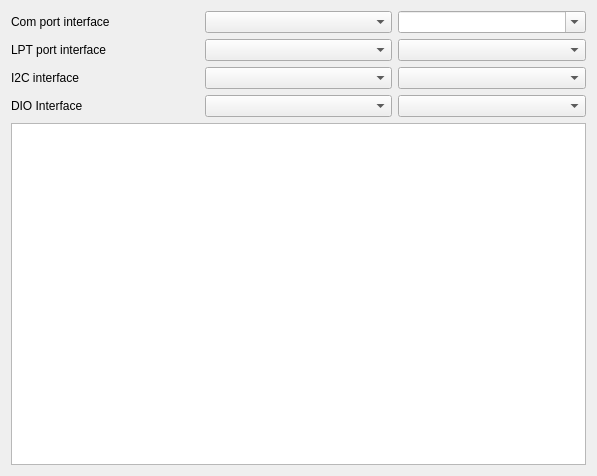
<?xml version="1.0" encoding="UTF-8"?>
<ui version="4.0">
 <class>DriverDialog</class>
 <widget class="QDialog" name="DriverDialog">
  <property name="geometry">
   <rect>
    <x>0</x>
    <y>0</y>
    <width>597</width>
    <height>476</height>
   </rect>
  </property>
  <property name="windowTitle">
   <string>Drivers</string>
  </property>
  <layout class="QVBoxLayout" name="verticalLayout_5">
   <item>
    <layout class="QHBoxLayout" name="horizontalLayout">
     <item>
      <layout class="QVBoxLayout" name="verticalLayout_4">
       <item>
        <widget class="QLabel" name="label">
         <property name="text">
          <string>Com port interface</string>
         </property>
        </widget>
       </item>
       <item>
        <widget class="QLabel" name="label_2">
         <property name="text">
          <string>LPT port interface</string>
         </property>
        </widget>
       </item>
       <item>
        <widget class="QLabel" name="label_3">
         <property name="text">
          <string>I2C interface</string>
         </property>
        </widget>
       </item>
       <item>
        <widget class="QLabel" name="label_4">
         <property name="text">
          <string>DIO Interface</string>
         </property>
        </widget>
       </item>
      </layout>
     </item>
     <item>
      <layout class="QVBoxLayout" name="verticalLayout_3">
       <item>
        <widget class="QComboBox" name="cbComIfSelect"/>
       </item>
       <item>
        <widget class="QComboBox" name="cbLptIfSelect"/>
       </item>
       <item>
        <widget class="QComboBox" name="cbI2cIfSelect"/>
       </item>
       <item>
        <widget class="QComboBox" name="cbDioIfSelect"/>
       </item>
      </layout>
     </item>
     <item>
      <layout class="QVBoxLayout" name="verticalLayout_2">
       <item>
        <widget class="QComboBox" name="cbComPortName">
         <property name="editable">
          <bool>true</bool>
         </property>
        </widget>
       </item>
       <item>
        <widget class="QComboBox" name="cbLptName"/>
       </item>
       <item>
        <widget class="QComboBox" name="cbI2cPortName"/>
       </item>
       <item>
        <widget class="QComboBox" name="cbDioPortName"/>
       </item>
      </layout>
     </item>
    </layout>
   </item>
   <item>
    <widget class="QTextEdit" name="deviceInfo">
     <property name="html">
      <string>&lt;!DOCTYPE HTML PUBLIC &quot;-//W3C//DTD HTML 4.0//EN&quot; &quot;http://www.w3.org/TR/REC-html40/strict.dtd&quot;&gt;
&lt;html&gt;&lt;head&gt;&lt;meta name=&quot;qrichtext&quot; content=&quot;1&quot; /&gt;&lt;style type=&quot;text/css&quot;&gt;
p, li { white-space: pre-wrap; }
&lt;/style&gt;&lt;/head&gt;&lt;body style=&quot; font-family:'Ubuntu'; font-size:11pt; font-weight:400; font-style:normal;&quot;&gt;
&lt;p style=&quot;-qt-paragraph-type:empty; margin-top:0px; margin-bottom:0px; margin-left:0px; margin-right:0px; -qt-block-indent:0; text-indent:0px;&quot;&gt;&lt;br /&gt;&lt;/p&gt;&lt;/body&gt;&lt;/html&gt;</string>
     </property>
    </widget>
   </item>
  </layout>
 </widget>
 <resources/>
 <connections/>
</ui>
